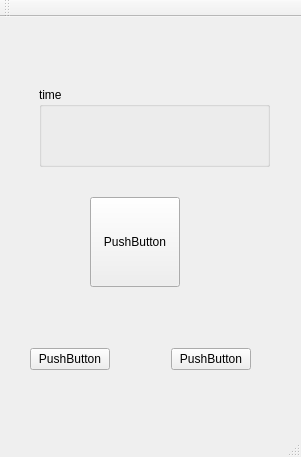
<?xml version="1.0" encoding="UTF-8"?>
<ui version="4.0">
 <class>MainWindow</class>
 <widget class="QMainWindow" name="MainWindow">
  <property name="geometry">
   <rect>
    <x>0</x>
    <y>0</y>
    <width>301</width>
    <height>457</height>
   </rect>
  </property>
  <property name="windowTitle">
   <string>MainWindow</string>
  </property>
  <widget class="QWidget" name="centralWidget">
   <widget class="QPushButton" name="pushButton">
    <property name="geometry">
     <rect>
      <x>90</x>
      <y>180</y>
      <width>90</width>
      <height>90</height>
     </rect>
    </property>
    <property name="text">
     <string>PushButton</string>
    </property>
   </widget>
   <widget class="QGroupBox" name="groupBox">
    <property name="geometry">
     <rect>
      <x>39</x>
      <y>70</y>
      <width>231</width>
      <height>80</height>
     </rect>
    </property>
    <property name="title">
     <string>time</string>
    </property>
   </widget>
   <widget class="QWidget" name="">
    <property name="geometry">
     <rect>
      <x>20</x>
      <y>320</y>
      <width>242</width>
      <height>61</height>
     </rect>
    </property>
    <layout class="QHBoxLayout" name="horizontalLayout">
     <property name="sizeConstraint">
      <enum>QLayout::SetMaximumSize</enum>
     </property>
     <property name="leftMargin">
      <number>10</number>
     </property>
     <item>
      <widget class="QPushButton" name="pushButton_2">
       <property name="text">
        <string>PushButton</string>
       </property>
      </widget>
     </item>
     <item>
      <spacer name="horizontalSpacer">
       <property name="orientation">
        <enum>Qt::Horizontal</enum>
       </property>
       <property name="sizeHint" stdset="0">
        <size>
         <width>40</width>
         <height>20</height>
        </size>
       </property>
      </spacer>
     </item>
     <item>
      <widget class="QPushButton" name="pushButton_3">
       <property name="text">
        <string>PushButton</string>
       </property>
      </widget>
     </item>
    </layout>
   </widget>
  </widget>
  <widget class="QMenuBar" name="menuBar">
   <property name="geometry">
    <rect>
     <x>0</x>
     <y>0</y>
     <width>301</width>
     <height>26</height>
    </rect>
   </property>
  </widget>
  <widget class="QToolBar" name="mainToolBar">
   <attribute name="toolBarArea">
    <enum>TopToolBarArea</enum>
   </attribute>
   <attribute name="toolBarBreak">
    <bool>false</bool>
   </attribute>
  </widget>
  <widget class="QStatusBar" name="statusBar"/>
 </widget>
 <layoutdefault spacing="6" margin="11"/>
 <resources/>
 <connections/>
</ui>
